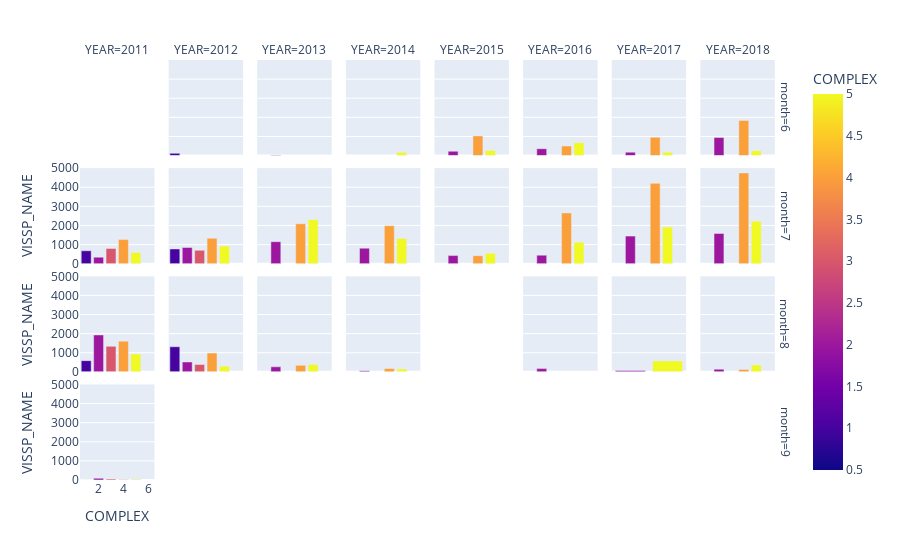

Notebook source saved alongside this figure:
### Code cell
#result['PLOT'] = result['PLOT'].astype(str)
# create the result table by grouping by year, then month, then plot of land
result = df[['YEAR','month', 'COMPLEX', 'VISSP_NAME']].groupby(['YEAR','month', 'COMPLEX']).count()
result = result.reset_index()
result.replace({'Bunchgrass':1,'Carpenter':2,'Cone':3,'Frissell':4,'Lookout':5},inplace=True)


fig = px.bar(result, x="COMPLEX", y="VISSP_NAME",  barmode="group",color='COMPLEX',
             facet_row="month", facet_col="YEAR",
             category_orders={"month": [6,7,8,9]}
            )
fig.update_traces()
fig.show()

### Figure 1 — Plotly figure (JSON) as saved in the notebook; plotly's stock layout.template omitted (floating-point values rounded to 4 significant figures)
{"data": [{"alignmentgroup": "True", "hovertemplate": "month=6<br>YEAR=2012<br>COMPLEX=%{marker.color}<br>VISSP_NAME=%{y}<extra></extra>", "legendgroup": "", "marker": {"color": [1], "coloraxis": "coloraxis"}, "name": "", "offsetgroup": "", "orientation": "v", "showlegend": false, "textposition": "auto", "type": "bar", "x": [1], "xaxis": "x26", "y": [116], "yaxis": "y26"}, {"alignmentgroup": "True", "hovertemplate": "month=6<br>YEAR=2013<br>COMPLEX=%{marker.color}<br>VISSP_NAME=%{y}<extra></extra>", "legendgroup": "", "marker": {"color": [2], "coloraxis": "coloraxis"}, "name": "", "offsetgroup": "", "orientation": "v", "showlegend": false, "textposition": "auto", "type": "bar", "x": [2], "xaxis": "x27", "y": [30], "yaxis": "y27"}, {"alignmentgroup": "True", "hovertemplate": "month=6<br>YEAR=2014<br>COMPLEX=%{marker.color}<br>VISSP_NAME=%{y}<extra></extra>", "legendgroup": "", "marker": {"color": [5], "coloraxis": "coloraxis"}, "name": "", "offsetgroup": "", "orientation": "v", "showlegend": false, "textposition": "auto", "type": "bar", "x": [5], "xaxis": "x28", "y": [169], "yaxis": "y28"}, {"alignmentgroup": "True", "hovertemplate": "month=6<br>YEAR=2015<br>COMPLEX=%{marker.color}<br>VISSP_NAME=%{y}<extra></extra>", "legendgroup": "", "marker": {"color": [2, 4, 5], "coloraxis": "coloraxis"}, "name": "", "offsetgroup": "", "orientation": "v", "showlegend": false, "textposition": "auto", "type": "bar", "x": [2, 4, 5], "xaxis": "x29", "y": [225, 1025, 268], "yaxis": "y29"}, {"alignmentgroup": "True", "hovertemplate": "month=6<br>YEAR=2016<br>COMPLEX=%{marker.color}<br>VISSP_NAME=%{y}<extra></extra>", "legendgroup": "", "marker": {"color": [2, 4, 5], "coloraxis": "coloraxis"}, "name": "", "offsetgroup": "", "orientation": "v", "showlegend": false, "textposition": "auto", "type": "bar", "x": [2, 4, 5], "xaxis": "x30", "y": [357, 501, 675], "yaxis": "y30"}, {"alignmentgroup": "True", "hovertemplate": "month=6<br>YEAR=2017<br>COMPLEX=%{marker.color}<br>VISSP_NAME=%{y}<extra></extra>", "legendgroup": "", "marker": {"color": [2, 4, 5], "coloraxis": "coloraxis"}, "name": "", "offsetgroup": "", "orientation": "v", "showlegend": false, "textposition": "auto", "type": "bar", "x": [2, 4, 5], "xaxis": "x31", "y": [178, 955, 170], "yaxis": "y31"}, {"alignmentgroup": "True", "hovertemplate": "month=6<br>YEAR=2018<br>COMPLEX=%{marker.color}<br>VISSP_NAME=%{y}<extra></extra>", "legendgroup": "", "marker": {"color": [2, 4, 5], "coloraxis": "coloraxis"}, "name": "", "offsetgroup": "", "orientation": "v", "showlegend": false, "textposition": "auto", "type": "bar", "x": [2, 4, 5], "xaxis": "x32", "y": [943, 1840, 253], "yaxis": "y32"}, {"alignmentgroup": "True", "hovertemplate": "month=7<br>YEAR=2011<br>COMPLEX=%{marker.color}<br>VISSP_NAME=%{y}<extra></extra>", "legendgroup": "", "marker": {"color": [1, 2, 3, 4, 5], "coloraxis": "coloraxis"}, "name": "", "offsetgroup": "", "orientation": "v", "showlegend": false, "textposition": "auto", "type": "bar", "x": [1, 2, 3, 4, 5], "xaxis": "x17", "y": [678, 344, 799, 1264, 585], "yaxis": "y17"}, {"alignmentgroup": "True", "hovertemplate": "month=7<br>YEAR=2012<br>COMPLEX=%{marker.color}<br>VISSP_NAME=%{y}<extra></extra>", "legendgroup": "", "marker": {"color": [1, 2, 3, 4, 5], "coloraxis": "coloraxis"}, "name": "", "offsetgroup": "", "orientation": "v", "showlegend": false, "textposition": "auto", "type": "bar", "x": [1, 2, 3, 4, 5], "xaxis": "x18", "y": [772, 851, 700, 1331, 924], "yaxis": "y18"}, {"alignmentgroup": "True", "hovertemplate": "month=7<br>YEAR=2013<br>COMPLEX=%{marker.color}<br>VISSP_NAME=%{y}<extra></extra>", "legendgroup": "", "marker": {"color": [2, 4, 5], "coloraxis": "coloraxis"}, "name": "", "offsetgroup": "", "orientation": "v", "showlegend": false, "textposition": "auto", "type": "bar", "x": [2, 4, 5], "xaxis": "x19", "y": [1153, 2091, 2306], "yaxis": "y19"}, {"alignmentgroup": "True", "hovertemplate": "month=7<br>YEAR=2014<br>COMPLEX=%{marker.color}<br>VISSP_NAME=%{y}<extra></extra>", "legendgroup": "", "marker": {"color": [2, 4, 5], "coloraxis": "coloraxis"}, "name": "", "offsetgroup": "", "orientation": "v", "showlegend": false, "textposition": "auto", "type": "bar", "x": [2, 4, 5], "xaxis": "x20", "y": [813, 1991, 1316], "yaxis": "y20"}, {"alignmentgroup": "True", "hovertemplate": "month=7<br>YEAR=2015<br>COMPLEX=%{marker.color}<br>VISSP_NAME=%{y}<extra></extra>", "legendgroup": "", "marker": {"color": [2, 4, 5], "coloraxis": "coloraxis"}, "name": "", "offsetgroup": "", "orientation": "v", "showlegend": false, "textposition": "auto", "type": "bar", "x": [2, 4, 5], "xaxis": "x21", "y": [425, 421, 548], "yaxis": "y21"}, {"alignmentgroup": "True", "hovertemplate": "month=7<br>YEAR=2016<br>COMPLEX=%{marker.color}<br>VISSP_NAME=%{y}<extra></extra>", "legendgroup": "", "marker": {"color": [2, 4, 5], "coloraxis": "coloraxis"}, "name": "", "offsetgroup": "", "orientation": "v", "showlegend": false, "textposition": "auto", "type": "bar", "x": [2, 4, 5], "xaxis": "x22", "y": [448, 2657, 1128], "yaxis": "y22"}, {"alignmentgroup": "True", "hovertemplate": "month=7<br>YEAR=2017<br>COMPLEX=%{marker.color}<br>VISSP_NAME=%{y}<extra></extra>", "legendgroup": "", "marker": {"color": [2, 4, 5], "coloraxis": "coloraxis"}, "name": "", "offsetgroup": "", "orientation": "v", "showlegend": false, "textposition": "auto", "type": "bar", "x": [2, 4, 5], "xaxis": "x23", "y": [1443, 4204, 1915], "yaxis": "y23"}, {"alignmentgroup": "True", "hovertemplate": "month=7<br>YEAR=2018<br>COMPLEX=%{marker.color}<br>VISSP_NAME=%{y}<extra></extra>", "legendgroup": "", "marker": {"color": [2, 4, 5], "coloraxis": "coloraxis"}, "name": "", "offsetgroup": "", "orientation": "v", "showlegend": false, "textposition": "auto", "type": "bar", "x": [2, 4, 5], "xaxis": "x24", "y": [1585, 4750, 2226], "yaxis": "y24"}, {"alignmentgroup": "True", "hovertemplate": "month=8<br>YEAR=2011<br>COMPLEX=%{marker.color}<br>VISSP_NAME=%{y}<extra></extra>", "legendgroup": "", "marker": {"color": [1, 2, 3, 4, 5], "coloraxis": "coloraxis"}, "name": "", "offsetgroup": "", "orientation": "v", "showlegend": false, "textposition": "auto", "type": "bar", "x": [1, 2, 3, 4, 5], "xaxis": "x9", "y": [587, 1932, 1336, 1606, 931], "yaxis": "y9"}, {"alignmentgroup": "True", "hovertemplate": "month=8<br>YEAR=2012<br>COMPLEX=%{marker.color}<br>VISSP_NAME=%{y}<extra></extra>", "legendgroup": "", "marker": {"color": [1, 2, 3, 4, 5], "coloraxis": "coloraxis"}, "name": "", "offsetgroup": "", "orientation": "v", "showlegend": false, "textposition": "auto", "type": "bar", "x": [1, 2, 3, 4, 5], "xaxis": "x10", "y": [1314, 518, 387, 982, 290], "yaxis": "y10"}, {"alignmentgroup": "True", "hovertemplate": "month=8<br>YEAR=2013<br>COMPLEX=%{marker.color}<br>VISSP_NAME=%{y}<extra></extra>", "legendgroup": "", "marker": {"color": [2, 4, 5], "coloraxis": "coloraxis"}, "name": "", "offsetgroup": "", "orientation": "v", "showlegend": false, "textposition": "auto", "type": "bar", "x": [2, 4, 5], "xaxis": "x11", "y": [265, 341, 379], "yaxis": "y11"}, {"alignmentgroup": "True", "hovertemplate": "month=8<br>YEAR=2014<br>COMPLEX=%{marker.color}<br>VISSP_NAME=%{y}<extra></extra>", "legendgroup": "", "marker": {"color": [2, 4, 5], "coloraxis": "coloraxis"}, "name": "", "offsetgroup": "", "orientation": "v", "showlegend": false, "textposition": "auto", "type": "bar", "x": [2, 4, 5], "xaxis": "x12", "y": [58, 175, 150], "yaxis": "y12"}, {"alignmentgroup": "True", "hovertemplate": "month=8<br>YEAR=2016<br>COMPLEX=%{marker.color}<br>VISSP_NAME=%{y}<extra></extra>", "legendgroup": "", "marker": {"color": [2], "coloraxis": "coloraxis"}, "name": "", "offsetgroup": "", "orientation": "v", "showlegend": false, "textposition": "auto", "type": "bar", "x": [2], "xaxis": "x14", "y": [169], "yaxis": "y14"}, {"alignmentgroup": "True", "hovertemplate": "month=8<br>YEAR=2017<br>COMPLEX=%{marker.color}<br>VISSP_NAME=%{y}<extra></extra>", "legendgroup": "", "marker": {"color": [2, 5], "coloraxis": "coloraxis"}, "name": "", "offsetgroup": "", "orientation": "v", "showlegend": false, "textposition": "auto", "type": "bar", "x": [2, 5], "xaxis": "x15", "y": [70, 572], "yaxis": "y15"}, {"alignmentgroup": "True", "hovertemplate": "month=8<br>YEAR=2018<br>COMPLEX=%{marker.color}<br>VISSP_NAME=%{y}<extra></extra>", "legendgroup": "", "marker": {"color": [2, 4, 5], "coloraxis": "coloraxis"}, "name": "", "offsetgroup": "", "orientation": "v", "showlegend": false, "textposition": "auto", "type": "bar", "x": [2, 4, 5], "xaxis": "x16", "y": [141, 129, 352], "yaxis": "y16"}, {"alignmentgroup": "True", "hovertemplate": "month=9<br>YEAR=2011<br>COMPLEX=%{marker.color}<br>VISSP_NAME=%{y}<extra></extra>", "legendgroup": "", "marker": {"color": [1, 2, 3, 4, 5], "coloraxis": "coloraxis"}, "name": "", "offsetgroup": "", "orientation": "v", "showlegend": false, "textposition": "auto", "type": "bar", "x": [1, 2, 3, 4, 5], "xaxis": "x", "y": [3, 92, 48, 28, 42], "yaxis": "y"}], "layout": {"annotations": [{"font": {}, "showarrow": false, "text": "YEAR=2011", "x": 0.0525, "xanchor": "center", "xref": "paper", "y": 1, "yanchor": "bottom", "yref": "paper"}, {"font": {}, "showarrow": false, "text": "YEAR=2012", "x": 0.1775, "xanchor": "center", "xref": "paper", "y": 1, "yanchor": "bottom", "yref": "paper"}, {"font": {}, "showarrow": false, "text": "YEAR=2013", "x": 0.3025, "xanchor": "center", "xref": "paper", "y": 1, "yanchor": "bottom", "yref": "paper"}, {"font": {}, "showarrow": false, "text": "YEAR=2014", "x": 0.4275, "xanchor": "center", "xref": "paper", "y": 1, "yanchor": "bottom", "yref": "paper"}, {"font": {}, "showarrow": false, "text": "YEAR=2015", "x": 0.5525, "xanchor": "center", "xref": "paper", "y": 1, "yanchor": "bottom", "yref": "paper"}, {"font": {}, "showarrow": false, "text": "YEAR=2016", "x": 0.6775, "xanchor": "center", "xref": "paper", "y": 1, "yanchor": "bottom", "yref": "paper"}, {"font": {}, "showarrow": false, "text": "YEAR=2017", "x": 0.8025, "xanchor": "center", "xref": "paper", "y": 1, "yanchor": "bottom", "yref": "paper"}, {"font": {}, "showarrow": false, "text": "YEAR=2018", "x": 0.9275, "xanchor": "center", "xref": "paper", "y": 1, "yanchor": "bottom", "yref": "paper"}, {"font": {}, "showarrow": false, "text": "month=9", "textangle": 90, "x": 0.98, "xanchor": "left", "xref": "paper", "y": 0.1138, "yanchor": "middle", "yref": "paper"}, {"font": {}, "showarrow": false, "text": "month=8", "textangle": 90, "x": 0.98, "xanchor": "left", "xref": "paper", "y": 0.3712, "yanchor": "middle", "yref": "paper"}, {"font": {}, "showarrow": false, "text": "month=7", "textangle": 90, "x": 0.98, "xanchor": "left", "xref": "paper", "y": 0.6288, "yanchor": "middle", "yref": "paper"}, {"font": {}, "showarrow": false, "text": "month=6", "textangle": 90, "x": 0.98, "xanchor": "left", "xref": "paper", "y": 0.8862, "yanchor": "middle", "yref": "paper"}], "barmode": "group", "coloraxis": {"colorbar": {"title": {"text": "COMPLEX"}}, "colorscale": [[0, "#0d0887"], [0.1111, "#46039f"], [0.2222, "#7201a8"], [0.3333, "#9c179e"], [0.4444, "#bd3786"], [0.5556, "#d8576b"], [0.6667, "#ed7953"], [0.7778, "#fb9f3a"], [0.8889, "#fdca26"], [1, "#f0f921"]]}, "legend": {"tracegroupgap": 0}, "margin": {"t": 60}, "xaxis": {"anchor": "y", "domain": [0, 0.105], "title": {"text": "COMPLEX"}}, "xaxis10": {"anchor": "y10", "domain": [0.125, 0.23], "matches": "x", "showticklabels": false}, "xaxis11": {"anchor": "y11", "domain": [0.25, 0.355], "matches": "x", "showticklabels": false}, "xaxis12": {"anchor": "y12", "domain": [0.375, 0.48], "matches": "x", "showticklabels": false}, "xaxis13": {"anchor": "y13", "domain": [0.5, 0.605], "matches": "x", "showticklabels": false}, "xaxis14": {"anchor": "y14", "domain": [0.625, 0.73], "matches": "x", "showticklabels": false}, "xaxis15": {"anchor": "y15", "domain": [0.75, 0.855], "matches": "x", "showticklabels": false}, "xaxis16": {"anchor": "y16", "domain": [0.875, 0.98], "matches": "x", "showticklabels": false}, "xaxis17": {"anchor": "y17", "domain": [0, 0.105], "matches": "x", "showticklabels": false}, "xaxis18": {"anchor": "y18", "domain": [0.125, 0.23], "matches": "x", "showticklabels": false}, "xaxis19": {"anchor": "y19", "domain": [0.25, 0.355], "matches": "x", "showticklabels": false}, "xaxis2": {"anchor": "y2", "domain": [0.125, 0.23], "matches": "x", "title": {"text": "COMPLEX"}}, "xaxis20": {"anchor": "y20", "domain": [0.375, 0.48], "matches": "x", "showticklabels": false}, "xaxis21": {"anchor": "y21", "domain": [0.5, 0.605], "matches": "x", "showticklabels": false}, "xaxis22": {"anchor": "y22", "domain": [0.625, 0.73], "matches": "x", "showticklabels": false}, "xaxis23": {"anchor": "y23", "domain": [0.75, 0.855], "matches": "x", "showticklabels": false}, "xaxis24": {"anchor": "y24", "domain": [0.875, 0.98], "matches": "x", "showticklabels": false}, "xaxis25": {"anchor": "y25", "domain": [0, 0.105], "matches": "x", "showticklabels": false}, "xaxis26": {"anchor": "y26", "domain": [0.125, 0.23], "matches": "x", "showticklabels": false}, "xaxis27": {"anchor": "y27", "domain": [0.25, 0.355], "matches": "x", "showticklabels": false}, "xaxis28": {"anchor": "y28", "domain": [0.375, 0.48], "matches": "x", "showticklabels": false}, "xaxis29": {"anchor": "y29", "domain": [0.5, 0.605], "matches": "x", "showticklabels": false}, "xaxis3": {"anchor": "y3", "domain": [0.25, 0.355], "matches": "x", "title": {"text": "COMPLEX"}}, "xaxis30": {"anchor": "y30", "domain": [0.625, 0.73], "matches": "x", "showticklabels": false}, "xaxis31": {"anchor": "y31", "domain": [0.75, 0.855], "matches": "x", "showticklabels": false}, "xaxis32": {"anchor": "y32", "domain": [0.875, 0.98], "matches": "x", "showticklabels": false}, "xaxis4": {"anchor": "y4", "domain": [0.375, 0.48], "matches": "x", "title": {"text": "COMPLEX"}}, "xaxis5": {"anchor": "y5", "domain": [0.5, 0.605], "matches": "x", "title": {"text": "COMPLEX"}}, "xaxis6": {"anchor": "y6", "domain": [0.625, 0.73], "matches": "x", "title": {"text": "COMPLEX"}}, "xaxis7": {"anchor": "y7", "domain": [0.75, 0.855], "matches": "x", "title": {"text": "COMPLEX"}}, "xaxis8": {"anchor": "y8", "domain": [0.875, 0.98], "matches": "x", "title": {"text": "COMPLEX"}}, "xaxis9": {"anchor": "y9", "domain": [0, 0.105], "matches": "x", "showticklabels": false}, "yaxis": {"anchor": "x", "domain": [0, 0.2275], "title": {"text": "VISSP_NAME"}}, "yaxis10": {"anchor": "x10", "domain": [0.2575, 0.485], "matches": "y", "showticklabels": false}, "yaxis11": {"anchor": "x11", "domain": [0.2575, 0.485], "matches": "y", "showticklabels": false}, "yaxis12": {"anchor": "x12", "domain": [0.2575, 0.485], "matches": "y", "showticklabels": false}, "yaxis13": {"anchor": "x13", "domain": [0.2575, 0.485], "matches": "y", "showticklabels": false}, "yaxis14": {"anchor": "x14", "domain": [0.2575, 0.485], "matches": "y", "showticklabels": false}, "yaxis15": {"anchor": "x15", "domain": [0.2575, 0.485], "matches": "y", "showticklabels": false}, "yaxis16": {"anchor": "x16", "domain": [0.2575, 0.485], "matches": "y", "showticklabels": false}, "yaxis17": {"anchor": "x17", "domain": [0.515, 0.7425], "matches": "y", "title": {"text": "VISSP_NAME"}}, "yaxis18": {"anchor": "x18", "domain": [0.515, 0.7425], "matches": "y", "showticklabels": false}, "yaxis19": {"anchor": "x19", "domain": [0.515, 0.7425], "matches": "y", "showticklabels": false}, "yaxis2": {"anchor": "x2", "domain": [0, 0.2275], "matches": "y", "showticklabels": false}, "yaxis20": {"anchor": "x20", "domain": [0.515, 0.7425], "matches": "y", "showticklabels": false}, "yaxis21": {"anchor": "x21", "domain": [0.515, 0.7425], "matches": "y", "showticklabels": false}, "yaxis22": {"anchor": "x22", "domain": [0.515, 0.7425], "matches": "y", "showticklabels": false}, "yaxis23": {"anchor": "x23", "domain": [0.515, 0.7425], "matches": "y", "showticklabels": false}, "yaxis24": {"anchor": "x24", "domain": [0.515, 0.7425], "matches": "y", "showticklabels": false}, "yaxis25": {"anchor": "x25", "domain": [0.7725, 1], "matches": "y", "title": {"text": "VISSP_NAME"}}, "yaxis26": {"anchor": "x26", "domain": [0.7725, 1], "matches": "y", "showticklabels": false}, "yaxis27": {"anchor": "x27", "domain": [0.7725, 1], "matches": "y", "showticklabels": false}, "yaxis28": {"anchor": "x28", "domain": [0.7725, 1], "matches": "y", "showticklabels": false}, "yaxis29": {"anchor": "x29", "domain": [0.7725, 1], "matches": "y", "showticklabels": false}, "yaxis3": {"anchor": "x3", "domain": [0, 0.2275], "matches": "y", "showticklabels": false}, "yaxis30": {"anchor": "x30", "domain": [0.7725, 1], "matches": "y", "showticklabels": false}, "yaxis31": {"anchor": "x31", "domain": [0.7725, 1], "matches": "y", "showticklabels": false}, "yaxis32": {"anchor": "x32", "domain": [0.7725, 1], "matches": "y", "showticklabels": false}, "yaxis4": {"anchor": "x4", "domain": [0, 0.2275], "matches": "y", "showticklabels": false}, "yaxis5": {"anchor": "x5", "domain": [0, 0.2275], "matches": "y", "showticklabels": false}, "yaxis6": {"anchor": "x6", "domain": [0, 0.2275], "matches": "y", "showticklabels": false}, "yaxis7": {"anchor": "x7", "domain": [0, 0.2275], "matches": "y", "showticklabels": false}, "yaxis8": {"anchor": "x8", "domain": [0, 0.2275], "matches": "y", "showticklabels": false}, "yaxis9": {"anchor": "x9", "domain": [0.2575, 0.485], "matches": "y", "title": {"text": "VISSP_NAME"}}}}
